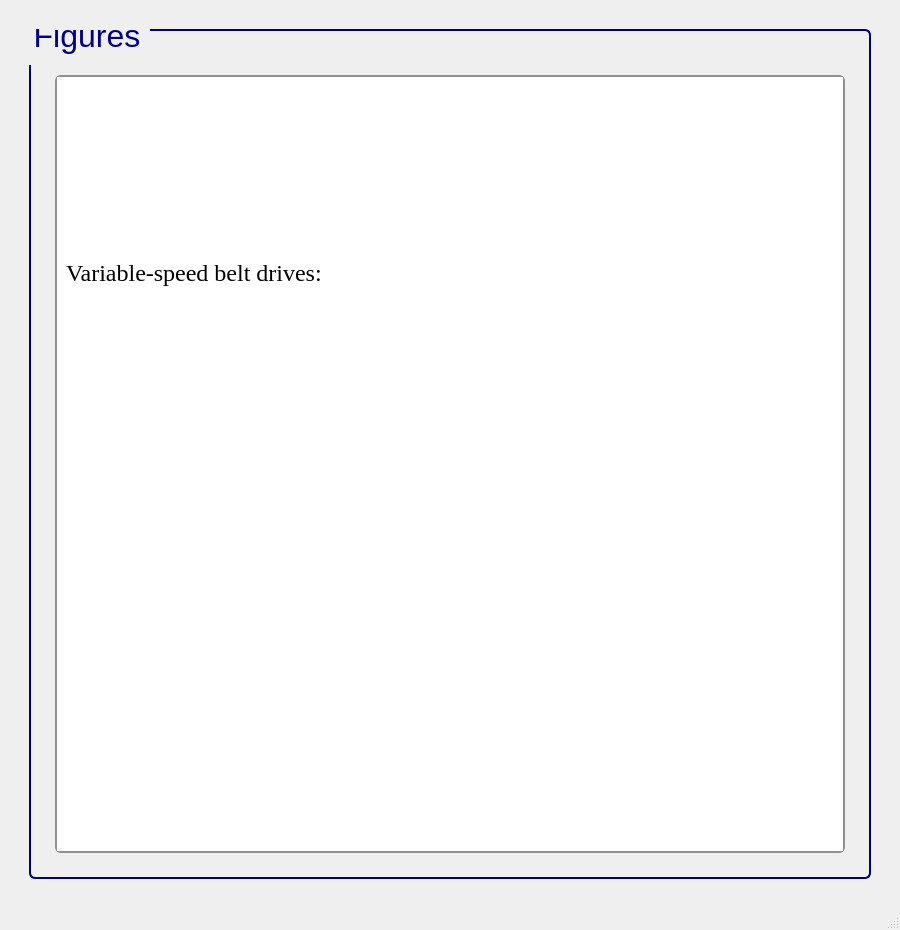
<?xml version="1.0" encoding="UTF-8"?>
<ui version="4.0">
 <class>MainWindow</class>
 <widget class="QMainWindow" name="MainWindow">
  <property name="geometry">
   <rect>
    <x>0</x>
    <y>0</y>
    <width>900</width>
    <height>930</height>
   </rect>
  </property>
  <property name="minimumSize">
   <size>
    <width>900</width>
    <height>930</height>
   </size>
  </property>
  <property name="windowTitle">
   <string>MainWindow</string>
  </property>
  <widget class="QWidget" name="centralwidget">
   <layout class="QGridLayout" name="gridLayout">
    <item row="1" column="0">
     <spacer name="verticalSpacer_25">
      <property name="orientation">
       <enum>Qt::Horizontal</enum>
      </property>
      <property name="sizeType">
       <enum>QSizePolicy::Fixed</enum>
      </property>
      <property name="sizeHint" stdset="0">
       <size>
        <width>20</width>
        <height>20</height>
       </size>
      </property>
     </spacer>
    </item>
    <item row="1" column="2">
     <spacer name="verticalSpacer_28">
      <property name="orientation">
       <enum>Qt::Horizontal</enum>
      </property>
      <property name="sizeType">
       <enum>QSizePolicy::Fixed</enum>
      </property>
      <property name="sizeHint" stdset="0">
       <size>
        <width>20</width>
        <height>20</height>
       </size>
      </property>
     </spacer>
    </item>
    <item row="0" column="1">
     <spacer name="verticalSpacer_26">
      <property name="orientation">
       <enum>Qt::Vertical</enum>
      </property>
      <property name="sizeType">
       <enum>QSizePolicy::Fixed</enum>
      </property>
      <property name="sizeHint" stdset="0">
       <size>
        <width>20</width>
        <height>20</height>
       </size>
      </property>
     </spacer>
    </item>
    <item row="1" column="1">
     <widget class="QGroupBox" name="groupBox_42">
      <property name="sizePolicy">
       <sizepolicy hsizetype="Minimum" vsizetype="Minimum">
        <horstretch>0</horstretch>
        <verstretch>0</verstretch>
       </sizepolicy>
      </property>
      <property name="minimumSize">
       <size>
        <width>822</width>
        <height>350</height>
       </size>
      </property>
      <property name="font">
       <font>
        <family>Segoe UI</family>
        <pointsize>24</pointsize>
        <weight>50</weight>
        <italic>false</italic>
        <bold>false</bold>
       </font>
      </property>
      <property name="styleSheet">
       <string notr="true">/* GroupBox styling */
QGroupBox {
    border: 2px solid navy;
    border-radius: 6px;
    background-color: qlineargradient(x1:0, y1:0, x2:0, y2:1,
    stop:0 #f6f7fa, stop:1 #dadbde);
    font: 24pt &quot;Segoe UI&quot;;
    padding: 5px;
    color: black;
}

/* GroupBox title styling */
QGroupBox::title {
    subcontrol-origin: margin;
    subcontrol-position: top left;
    padding-left: 0px;
    padding-right: 5px;
    padding-top: 0px;
    margin-top: -22px;
    color: navy;
    font-weight: bold;
}

/* Make QScrollArea (only within GroupBox) have a white background with correct border */
QGroupBox QScrollArea {
    background-color: white !important;
    border: 2px solid #8f8f91;
    border-radius: 6px;
}

/* Make QScrollArea's viewport white as well */
QGroupBox QScrollArea QWidget {
    background-color: white !important;
}

/* Scrollbar styling inside QScrollArea in QGroupBox */
QGroupBox QScrollArea QScrollBar:vertical, QGroupBox QScrollArea QScrollBar:horizontal {
    background: qlineargradient(x1:0, y1:0, x2:0, y2:1,
    stop:0 #f6f7fa, stop:1 #dadbde);
    border: 2px solid #8f8f91;
    border-radius: 6px;
    width: 14px;
    height: 14px;
    margin: 2px 0 2px 0;
}

/* Remove bottom button of vertical scrollbar */
QGroupBox QScrollArea QScrollBar::add-line:vertical {
    height: 0px;
    width: 0px;
    border: none;
    background: none;
    margin: 0px;
    padding: 0px;
}

/* Scrollbar handle */
QGroupBox QScrollArea QScrollBar::handle:vertical, QGroupBox QScrollArea QScrollBar::handle:horizontal {
    background: qlineargradient(x1:0, y1:0, x2:0, y2:1,
    stop:0 #8f8f91, stop:1 #6f6f71);
    min-height: 20px;
    border-radius: 6px;
    border: 1px solid #6f6f71;
}

QGroupBox QScrollArea QScrollBar::handle:vertical:hover, QGroupBox QScrollArea QScrollBar::handle:horizontal:hover {
    background: qlineargradient(x1:0, y1:0, x2:0, y2:1,
    stop:0 #6f6f71, stop:1 #4f4f51);
    border: 1px solid #4f4f51;
}

/* Scrollbar sub-line buttons */
QGroupBox QScrollArea QScrollBar::sub-line:vertical, QGroupBox QScrollArea QScrollBar::add-line:horizontal, QGroupBox QScrollArea QScrollBar::sub-line:horizontal {
    background: #8f8f91;
    border: none;
    border-radius: 3px;
    height: 14px;
    width: 14px;
    subcontrol-origin: margin;
}

QGroupBox QScrollArea QScrollBar::sub-line:vertical:hover, QGroupBox QScrollArea QScrollBar::add-line:horizontal:hover, QGroupBox QScrollArea QScrollBar::sub-line:horizontal:hover {
    background: #6f6f71;
}

/* Transparent page areas */
QGroupBox QScrollArea QScrollBar::add-page:vertical, QGroupBox QScrollArea QScrollBar::sub-page:vertical,
QGroupBox QScrollArea QScrollBar::add-page:horizontal, QGroupBox QScrollArea QScrollBar::sub-page:horizontal {
    background: transparent;
}
</string>
      </property>
      <property name="title">
       <string>Figures</string>
      </property>
      <layout class="QGridLayout" name="gridLayout_2">
       <item row="0" column="1">
        <spacer name="verticalSpacer_41">
         <property name="orientation">
          <enum>Qt::Vertical</enum>
         </property>
         <property name="sizeType">
          <enum>QSizePolicy::Fixed</enum>
         </property>
         <property name="sizeHint" stdset="0">
          <size>
           <width>20</width>
           <height>30</height>
          </size>
         </property>
        </spacer>
       </item>
       <item row="1" column="0">
        <spacer name="verticalSpacer_39">
         <property name="orientation">
          <enum>Qt::Horizontal</enum>
         </property>
         <property name="sizeType">
          <enum>QSizePolicy::Fixed</enum>
         </property>
         <property name="sizeHint" stdset="0">
          <size>
           <width>10</width>
           <height>20</height>
          </size>
         </property>
        </spacer>
       </item>
       <item row="1" column="1">
        <widget class="QScrollArea" name="scrollArea_3">
         <property name="styleSheet">
          <string notr="true">/* GroupBox styling */
QGroupBox {
    border: 2px solid navy;
    border-radius: 6px;
    background-color: qlineargradient(x1:0, y1:0, x2:0, y2:1,
    stop:0 #f6f7fa, stop:1 #dadbde);
    font: 20pt &quot;Segoe UI&quot;;
    padding: 5px;
    color: black;
}

/* GroupBox title styling */
QGroupBox::title {
    subcontrol-origin: margin;
    subcontrol-position: top left;
    padding-left: 0px;
    padding-right: 5px;
    padding-top: 0px;
    margin-top: -20px;
    color: navy;
    font-weight: bold;
}

/* Make QScrollArea (only within GroupBox) have a white background with correct border */
QGroupBox QScrollArea {
    background-color: white !important;
    border: 2px solid #8f8f91;
    border-radius: 6px;
}

/* Make QScrollArea's viewport white as well */
QGroupBox QScrollArea QWidget {
    background-color: white !important;
}

/* Scrollbar styling inside QScrollArea in QGroupBox */
QGroupBox QScrollArea QScrollBar:vertical, QGroupBox QScrollArea QScrollBar:horizontal {
    background: qlineargradient(x1:0, y1:0, x2:0, y2:1,
    stop:0 #f6f7fa, stop:1 #dadbde);
    border: 2px solid #8f8f91;
    border-radius: 6px;
    width: 14px;
    height: 14px;
    margin: 2px 0 2px 0;
}

/* Remove bottom button of vertical scrollbar */
QGroupBox QScrollArea QScrollBar::add-line:vertical {
    height: 0px;
    width: 0px;
    border: none;
    background: none;
    margin: 0px;
    padding: 0px;
}

/* Scrollbar handle */
QGroupBox QScrollArea QScrollBar::handle:vertical, QGroupBox QScrollArea QScrollBar::handle:horizontal {
    background: qlineargradient(x1:0, y1:0, x2:0, y2:1,
    stop:0 #8f8f91, stop:1 #6f6f71);
    min-height: 20px;
    border-radius: 6px;
    border: 1px solid #6f6f71;
}

QGroupBox QScrollArea QScrollBar::handle:vertical:hover, QGroupBox QScrollArea QScrollBar::handle:horizontal:hover {
    background: qlineargradient(x1:0, y1:0, x2:0, y2:1,
    stop:0 #6f6f71, stop:1 #4f4f51);
    border: 1px solid #4f4f51;
}

/* Scrollbar sub-line buttons */
QGroupBox QScrollArea QScrollBar::sub-line:vertical, QGroupBox QScrollArea QScrollBar::add-line:horizontal, QGroupBox QScrollArea QScrollBar::sub-line:horizontal {
    background: #8f8f91;
    border: none;
    border-radius: 3px;
    height: 14px;
    width: 14px;
    subcontrol-origin: margin;
}

QGroupBox QScrollArea QScrollBar::sub-line:vertical:hover, QGroupBox QScrollArea QScrollBar::add-line:horizontal:hover, QGroupBox QScrollArea QScrollBar::sub-line:horizontal:hover {
    background: #6f6f71;
}

/* Transparent page areas */
QGroupBox QScrollArea QScrollBar::add-page:vertical, QGroupBox QScrollArea QScrollBar::sub-page:vertical,
QGroupBox QScrollArea QScrollBar::add-page:horizontal, QGroupBox QScrollArea QScrollBar::sub-page:horizontal {
    background: transparent;
}
</string>
         </property>
         <property name="widgetResizable">
          <bool>true</bool>
         </property>
         <widget class="QWidget" name="scrollAreaWidgetContents_3">
          <property name="geometry">
           <rect>
            <x>0</x>
            <y>0</y>
            <width>742</width>
            <height>855</height>
           </rect>
          </property>
          <layout class="QGridLayout" name="gridLayout_4">
           <item row="1" column="0">
            <widget class="QLabel" name="label">
             <property name="frameShape">
              <enum>QFrame::NoFrame</enum>
             </property>
             <property name="text">
              <string>&lt;html&gt;&lt;head/&gt;&lt;body&gt;&lt;p&gt;&lt;img src=&quot;:/info/info/Variable-speed belt drives.2.png&quot;/&gt;&lt;/p&gt;&lt;p&gt;&lt;br/&gt;&lt;/p&gt;&lt;p&gt;&lt;img src=&quot;:/info/info/Variable-speed belt drives..png&quot;/&gt;&lt;/p&gt;&lt;p&gt;&lt;br/&gt;&lt;/p&gt;&lt;p&gt;&lt;br/&gt;&lt;/p&gt;&lt;/body&gt;&lt;/html&gt;</string>
             </property>
            </widget>
           </item>
           <item row="0" column="0">
            <widget class="QLabel" name="label_6">
             <property name="font">
              <font>
               <family>Times New Roman</family>
               <pointsize>18</pointsize>
               <weight>50</weight>
               <bold>false</bold>
              </font>
             </property>
             <property name="cursor">
              <cursorShape>ArrowCursor</cursorShape>
             </property>
             <property name="frameShape">
              <enum>QFrame::NoFrame</enum>
             </property>
             <property name="text">
              <string>&lt;html&gt;&lt;head/&gt;&lt;body&gt;&lt;p&gt;Variable-speed belt drives:&lt;/p&gt;&lt;/body&gt;&lt;/html&gt;</string>
             </property>
            </widget>
           </item>
          </layout>
         </widget>
        </widget>
       </item>
       <item row="1" column="2">
        <spacer name="verticalSpacer_40">
         <property name="orientation">
          <enum>Qt::Horizontal</enum>
         </property>
         <property name="sizeType">
          <enum>QSizePolicy::Fixed</enum>
         </property>
         <property name="sizeHint" stdset="0">
          <size>
           <width>10</width>
           <height>20</height>
          </size>
         </property>
        </spacer>
       </item>
       <item row="2" column="1">
        <spacer name="verticalSpacer_38">
         <property name="orientation">
          <enum>Qt::Vertical</enum>
         </property>
         <property name="sizeType">
          <enum>QSizePolicy::Fixed</enum>
         </property>
         <property name="sizeHint" stdset="0">
          <size>
           <width>10</width>
           <height>10</height>
          </size>
         </property>
        </spacer>
       </item>
      </layout>
     </widget>
    </item>
    <item row="2" column="1">
     <spacer name="verticalSpacer_27">
      <property name="orientation">
       <enum>Qt::Vertical</enum>
      </property>
      <property name="sizeType">
       <enum>QSizePolicy::Fixed</enum>
      </property>
      <property name="sizeHint" stdset="0">
       <size>
        <width>20</width>
        <height>20</height>
       </size>
      </property>
     </spacer>
    </item>
   </layout>
  </widget>
  <widget class="QMenuBar" name="menubar">
   <property name="geometry">
    <rect>
     <x>0</x>
     <y>0</y>
     <width>900</width>
     <height>26</height>
    </rect>
   </property>
  </widget>
  <widget class="QStatusBar" name="statusbar"/>
 </widget>
 <resources>
  <include location="../QtRes/information.qrc"/>
 </resources>
 <connections/>
</ui>
